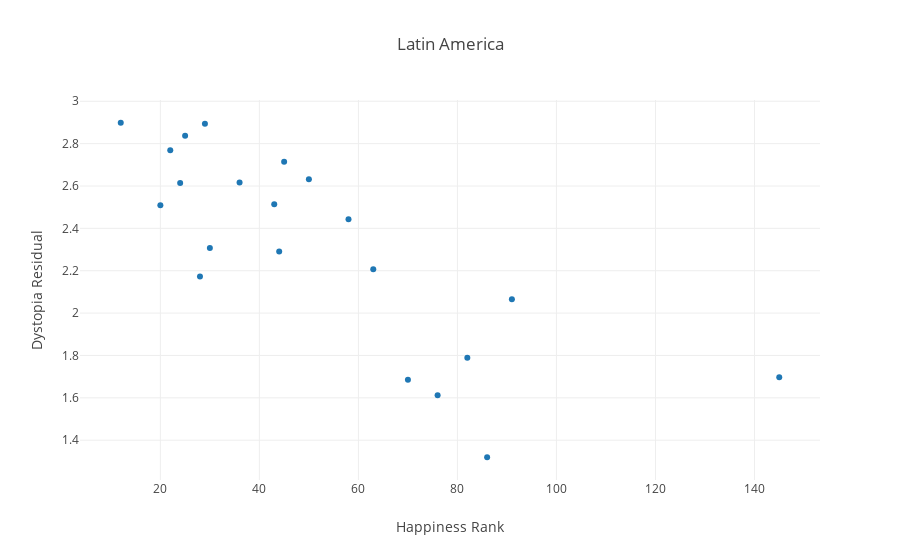

Write notebook code for a chart like this one.
### Markdown cell above
## Latin America Graphs

### Code cell
plotly.offline.iplot({
    "data": [go.Scatter(x=data_latinamerica['Happiness.Rank'], 
                        y=data_latinamerica['Dystopia.Residual'], 
                        mode="markers", 
                        hovertext=data_latinamerica.index,
                        )
            ],
    "layout": go.Layout(title="Latin America",
                        xaxis=dict(title='Happiness Rank'),
                        yaxis=dict(title='Dystopia Residual')
                       )
})

### Figure 1 — Plotly figure (JSON) as saved in the notebook; plotly's stock layout.template omitted (floating-point values rounded to 4 significant figures)
{"data": [{"hovertext": ["Argentina", "Belize", "Bolivia", "Brazil", "Chile", "Colombia", "Costa Rica", "Dominican Republic", "Ecuador", "El Salvador", "Guatemala", "Haiti", "Honduras", "Jamaica", "Mexico", "Nicaragua", "Panama", "Paraguay", "Peru", "Uruguay", "Venezuela"], "mode": "markers", "type": "scatter", "uid": "f3034cae-c1a3-11e8-906a-db973ca5775c", "x": [24, 50, 58, 22, 20, 36, 12, 86, 44, 45, 29, 145, 91, 76, 25, 43, 30, 70, 63, 28, 82], "y": [2.614, 2.632, 2.443, 2.769, 2.51, 2.616, 2.899, 1.319, 2.29, 2.715, 2.894, 1.697, 2.066, 1.612, 2.837, 2.514, 2.307, 1.685, 2.207, 2.172, 1.789]}], "layout": {"title": "Latin America", "xaxis": {"title": "Happiness Rank"}, "yaxis": {"title": "Dystopia Residual"}}}
